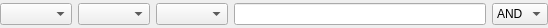
<?xml version="1.0" encoding="UTF-8"?>
<ui version="4.0">
 <class>Form</class>
 <widget class="QWidget" name="Form">
  <property name="geometry">
   <rect>
    <x>0</x>
    <y>0</y>
    <width>548</width>
    <height>28</height>
   </rect>
  </property>
  <property name="windowTitle">
   <string>Form</string>
  </property>
  <layout class="QHBoxLayout" name="horizontalLayout_2">
   <property name="margin">
    <number>0</number>
   </property>
   <item>
    <widget class="QComboBox" name="field_combo"/>
   </item>
   <item>
    <widget class="QComboBox" name="filter_combo"/>
   </item>
   <item>
    <widget class="QComboBox" name="value_combo"/>
   </item>
   <item>
    <widget class="QLineEdit" name="value_text"/>
   </item>
   <item>
    <widget class="QComboBox" name="union_combo">
     <item>
      <property name="text">
       <string>AND</string>
      </property>
     </item>
     <item>
      <property name="text">
       <string>OR</string>
      </property>
     </item>
    </widget>
   </item>
  </layout>
 </widget>
 <resources/>
 <connections/>
</ui>
